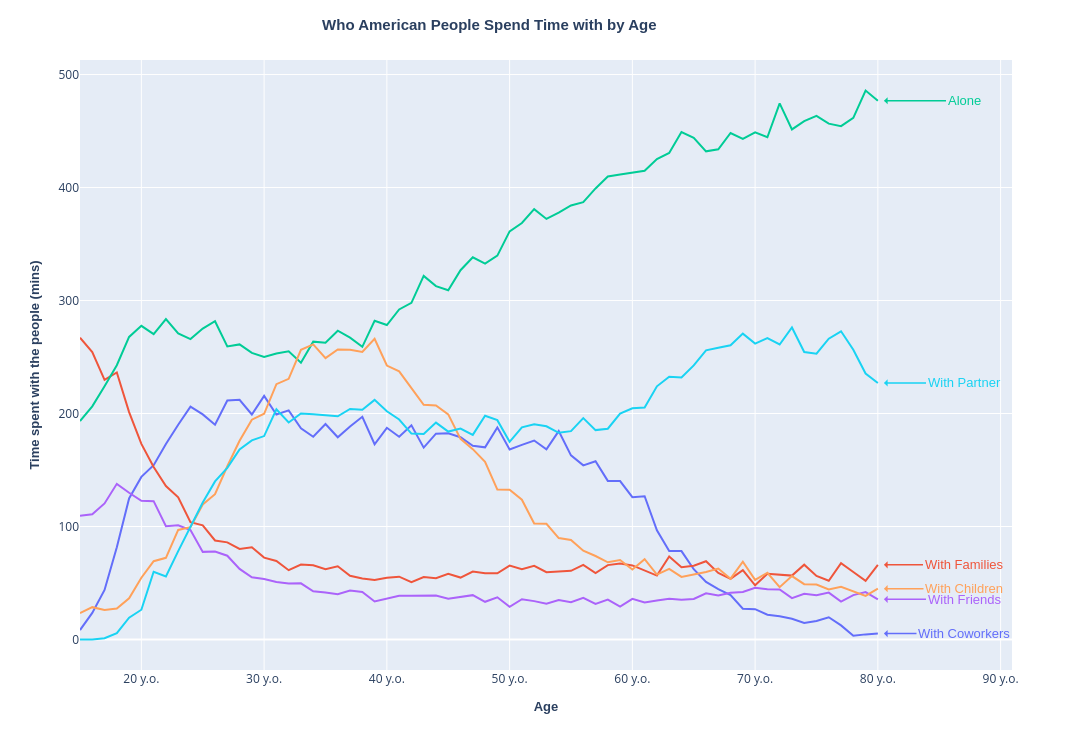

The notebook cell saved with this chart:
### Code cell
# line plot or area plot of the time data

# sort Time by descending order
# df1_sort = df1_long.sort_values(by='Time_mins',ascending=False)
# print(df1_sort)

LinePlot_TimevsAge(df1_long, 'Year', 'Time_mins', 'People type')

### Figure 1 — Plotly figure (JSON) as saved in the notebook; plotly's stock layout.template omitted (floating-point values rounded to 4 significant figures)
{"data": [{"hovertemplate": "<b>With Coworkers:</b> %{y:.2f} mins<extra></extra>", "legendgroup": "Coworkers", "line": {"color": "#636EFA", "dash": "solid"}, "marker": {"symbol": "circle"}, "mode": "lines", "name": "Coworkers", "orientation": "v", "showlegend": true, "x": [15, 16, 17, 18, 19, 20, 21, 22, 23, 24, 25, 26, 27, 28, 29, 30, 31, 32, 33, 34, 35, 36, 37, 38, 39, 40, 41, 42, 43, 44, 45, 46, 47, 48, 49, 50, 51, 52, 53, 54, 55, 56, 57, 58, 59, 60, 61, 62, 63, 64, 65, 66, 67, 68, 69, 70, 71, 72, 73, 74, 75, 76, 77, 78, 79, 80], "xaxis": "x", "y": [8.342, 23.53, 43.81, 81.63, 124.9, 143.9, 154.2, 173.0, 190.1, 206.1, 199.2, 190.1, 211.5, 212.1, 199.1, 215.6, 199.1, 202.8, 187.0, 179.4, 190.7, 178.9, 188.5, 197.1, 172.8, 187.3, 179.4, 189.5, 169.8, 182.1, 182.5, 179.0, 171.4, 170.1, 187.7, 168.2, 172.2, 176.1, 168.3, 184.4, 162.9, 154.1, 157.7, 140.4, 140.2, 125.9, 126.8, 96.65, 78.32, 78.25, 62.19, 50.92, 44.56, 39.27, 27.19, 26.85, 21.89, 20.65, 18.39, 14.61, 16.37, 19.66, 12.48, 3.249, 4.533, 5.215], "yaxis": "y", "type": "scatter"}, {"hovertemplate": "<b>With Parents, siblings, families:</b> %{y:.2f} mins<extra></extra>", "legendgroup": "Parents, siblings, families", "line": {"color": "#EF553B", "dash": "solid"}, "marker": {"symbol": "circle"}, "mode": "lines", "name": "Parents, siblings, families", "orientation": "v", "showlegend": true, "x": [15, 16, 17, 18, 19, 20, 21, 22, 23, 24, 25, 26, 27, 28, 29, 30, 31, 32, 33, 34, 35, 36, 37, 38, 39, 40, 41, 42, 43, 44, 45, 46, 47, 48, 49, 50, 51, 52, 53, 54, 55, 56, 57, 58, 59, 60, 61, 62, 63, 64, 65, 66, 67, 68, 69, 70, 71, 72, 73, 74, 75, 76, 77, 78, 79, 80], "xaxis": "x", "y": [267.1, 254.3, 229.8, 236.4, 201.3, 173.1, 152.7, 135.8, 125.8, 103.8, 101.0, 87.65, 85.96, 80.15, 81.61, 72.48, 69.53, 61.34, 66.36, 65.72, 62.11, 64.81, 56.45, 54.0, 52.7, 54.64, 55.61, 50.69, 55.29, 54.22, 58.07, 54.8, 60.09, 58.56, 58.64, 65.36, 62.21, 65.24, 59.57, 60.02, 60.74, 66.08, 58.83, 65.85, 67.32, 65.53, 60.9, 56.58, 73.46, 63.96, 65.28, 69.28, 58.83, 53.72, 61.42, 47.98, 58.15, 57.17, 56.55, 66.21, 56.28, 51.96, 67.46, 59.7, 51.94, 66.1], "yaxis": "y", "type": "scatter"}, {"hovertemplate": "<b>With Alone:</b> %{y:.2f} mins<extra></extra>", "legendgroup": "Alone", "line": {"color": "#00CC96", "dash": "solid"}, "marker": {"symbol": "circle"}, "mode": "lines", "name": "Alone", "orientation": "v", "showlegend": true, "x": [15, 16, 17, 18, 19, 20, 21, 22, 23, 24, 25, 26, 27, 28, 29, 30, 31, 32, 33, 34, 35, 36, 37, 38, 39, 40, 41, 42, 43, 44, 45, 46, 47, 48, 49, 50, 51, 52, 53, 54, 55, 56, 57, 58, 59, 60, 61, 62, 63, 64, 65, 66, 67, 68, 69, 70, 71, 72, 73, 74, 75, 76, 77, 78, 79, 80], "xaxis": "x", "y": [193.3, 206.4, 224.2, 242.7, 267.8, 277.6, 270.2, 283.6, 270.9, 265.8, 275.1, 281.6, 259.3, 261.1, 253.7, 250.0, 253.2, 255.1, 244.9, 263.6, 262.6, 273.3, 267.1, 259.0, 282.0, 278.3, 292.1, 297.9, 321.7, 312.7, 309.0, 326.8, 338.2, 332.6, 339.7, 361.1, 368.6, 380.8, 372.2, 377.7, 384.1, 387.0, 399.2, 409.8, 411.5, 413.3, 414.8, 425.2, 430.5, 449.0, 444.0, 432.0, 433.9, 448.2, 443.0, 448.9, 444.5, 474.5, 451.4, 458.7, 463.4, 456.5, 454.3, 461.6, 485.8, 476.8], "yaxis": "y", "type": "scatter"}, {"hovertemplate": "<b>With Friends:</b> %{y:.2f} mins<extra></extra>", "legendgroup": "Friends", "line": {"color": "#AB63FA", "dash": "solid"}, "marker": {"symbol": "circle"}, "mode": "lines", "name": "Friends", "orientation": "v", "showlegend": true, "x": [15, 16, 17, 18, 19, 20, 21, 22, 23, 24, 25, 26, 27, 28, 29, 30, 31, 32, 33, 34, 35, 36, 37, 38, 39, 40, 41, 42, 43, 44, 45, 46, 47, 48, 49, 50, 51, 52, 53, 54, 55, 56, 57, 58, 59, 60, 61, 62, 63, 64, 65, 66, 67, 68, 69, 70, 71, 72, 73, 74, 75, 76, 77, 78, 79, 80], "xaxis": "x", "y": [109.4, 110.7, 120.4, 137.8, 129.9, 122.7, 122.4, 100.2, 101.1, 96.79, 77.54, 77.86, 74.14, 62.49, 55.08, 53.48, 50.93, 49.46, 49.73, 42.65, 41.66, 40.12, 43.36, 42.1, 33.61, 36.2, 38.73, 38.7, 39.11, 38.86, 36.09, 37.46, 39.24, 33.36, 37.32, 28.92, 35.63, 33.96, 31.59, 34.84, 33.08, 36.82, 31.48, 35.28, 29.07, 35.95, 32.81, 34.45, 36.15, 35.18, 35.9, 40.83, 38.98, 41.38, 42.0, 45.8, 44.43, 44.23, 36.59, 40.51, 39.08, 41.5, 33.6, 39.3, 41.98, 35.59], "yaxis": "y", "type": "scatter"}, {"hovertemplate": "<b>With Children:</b> %{y:.2f} mins<extra></extra>", "legendgroup": "Children", "line": {"color": "#FFA15A", "dash": "solid"}, "marker": {"symbol": "circle"}, "mode": "lines", "name": "Children", "orientation": "v", "showlegend": true, "x": [15, 16, 17, 18, 19, 20, 21, 22, 23, 24, 25, 26, 27, 28, 29, 30, 31, 32, 33, 34, 35, 36, 37, 38, 39, 40, 41, 42, 43, 44, 45, 46, 47, 48, 49, 50, 51, 52, 53, 54, 55, 56, 57, 58, 59, 60, 61, 62, 63, 64, 65, 66, 67, 68, 69, 70, 71, 72, 73, 74, 75, 76, 77, 78, 79, 80], "xaxis": "x", "y": [23.46, 28.61, 26.09, 27.39, 36.45, 54.63, 69.29, 72.3, 96.94, 99.39, 119.5, 128.6, 153.3, 175.8, 194.5, 199.8, 225.9, 230.7, 256.4, 261.2, 248.9, 256.6, 256.4, 254.5, 266.1, 242.4, 237.3, 223.0, 207.7, 207.0, 199.2, 177.5, 168.4, 157.3, 132.7, 132.4, 123.7, 102.7, 102.4, 89.76, 88.13, 78.61, 73.9, 68.31, 70.33, 61.93, 71.08, 57.48, 62.51, 55.41, 57.59, 59.68, 62.77, 53.82, 68.85, 52.78, 59.07, 46.34, 56.12, 48.99, 48.64, 44.34, 46.72, 42.99, 38.61, 45.01], "yaxis": "y", "type": "scatter"}, {"hovertemplate": "<b>With Partner:</b> %{y:.2f} mins<extra></extra>", "legendgroup": "Partner", "line": {"color": "#19D3F3", "dash": "solid"}, "marker": {"symbol": "circle"}, "mode": "lines", "name": "Partner", "orientation": "v", "showlegend": true, "x": [15, 16, 17, 18, 19, 20, 21, 22, 23, 24, 25, 26, 27, 28, 29, 30, 31, 32, 33, 34, 35, 36, 37, 38, 39, 40, 41, 42, 43, 44, 45, 46, 47, 48, 49, 50, 51, 52, 53, 54, 55, 56, 57, 58, 59, 60, 61, 62, 63, 64, 65, 66, 67, 68, 69, 70, 71, 72, 73, 74, 75, 76, 77, 78, 79, 80], "xaxis": "x", "y": [0, 0.03069, 1.123, 5.697, 19.34, 26.35, 59.9, 55.77, 78.19, 99.44, 121.3, 139.9, 151.9, 168.2, 176.2, 180.0, 203.7, 192.0, 200.0, 199.2, 198.3, 197.6, 204.0, 203.3, 212.1, 201.9, 194.7, 182.3, 181.8, 191.9, 184.0, 186.7, 181.1, 198.0, 194.1, 174.9, 187.8, 190.5, 188.7, 182.9, 184.4, 195.9, 185.3, 186.5, 199.9, 204.6, 205.2, 224.1, 232.4, 231.8, 242.5, 255.9, 258.1, 260.4, 270.7, 261.9, 266.7, 261.1, 276.1, 254.4, 252.9, 266.2, 272.7, 256.4, 235.4, 227.0], "yaxis": "y", "type": "scatter"}], "layout": {"xaxis": {"anchor": "y", "domain": [0, 1], "title": {"text": "<b>Age</b>", "font": {"size": 13, "family": "Arial"}}, "ticksuffix": " y.o."}, "yaxis": {"anchor": "x", "domain": [0, 1], "title": {"text": "<b>Time spent with the people (mins)</b>", "font": {"size": 13, "family": "Arial"}}}, "legend": {"title": {"text": "People type"}, "tracegroupgap": 0}, "margin": {"t": 60}, "title": {"font": {"size": 15, "family": "Arial"}, "text": "<b>Who American People Spend Time with by Age </b>", "x": 0.45}, "width": 1100, "height": 750, "hovermode": "x unified", "showlegend": false, "annotations": [{"align": "left", "arrowcolor": "#636EFA", "arrowhead": 1, "arrowsize": 0.8, "arrowwidth": 1.5, "ax": 80, "ay": 0, "font": {"color": "#636EFA", "family": "Arial", "size": 13}, "showarrow": true, "text": "With Coworkers", "x": 80.5, "y": 5.215, "yanchor": "auto"}, {"align": "left", "arrowcolor": "#EF553B", "arrowhead": 1, "arrowsize": 0.8, "arrowwidth": 1.5, "ax": 80, "ay": 0, "font": {"color": "#EF553B", "family": "Arial", "size": 13}, "showarrow": true, "text": "With Families", "x": 80.5, "y": 66.1, "yanchor": "auto"}, {"align": "left", "arrowcolor": "#00CC96", "arrowhead": 1, "arrowsize": 0.8, "arrowwidth": 1.5, "ax": 80, "ay": 0, "font": {"color": "#00CC96", "family": "Arial", "size": 13}, "showarrow": true, "text": "Alone", "x": 80.5, "y": 476.8, "yanchor": "auto"}, {"align": "left", "arrowcolor": "#AB63FA", "arrowhead": 1, "arrowsize": 0.8, "arrowwidth": 1.5, "ax": 80, "ay": 0, "font": {"color": "#AB63FA", "family": "Arial", "size": 13}, "showarrow": true, "text": "With Friends", "x": 80.5, "y": 35.59, "yanchor": "auto"}, {"align": "left", "arrowcolor": "#FFA15A", "arrowhead": 1, "arrowsize": 0.8, "arrowwidth": 1.5, "ax": 80, "ay": 0, "font": {"color": "#FFA15A", "family": "Arial", "size": 13}, "showarrow": true, "text": "With Children", "x": 80.5, "y": 45.01, "yanchor": "auto"}, {"align": "left", "arrowcolor": "#19D3F3", "arrowhead": 1, "arrowsize": 0.8, "arrowwidth": 1.5, "ax": 80, "ay": 0, "font": {"color": "#19D3F3", "family": "Arial", "size": 13}, "showarrow": true, "text": "With Partner", "x": 80.5, "y": 227.0, "yanchor": "auto"}]}}
